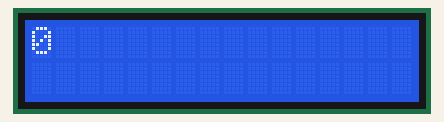
Simulated run of this sketch. Board: Arduino Uno, built with avr-gcc and run on an emulated ATmega328P. Parts: 16×2 character LCD.

Above: at 0.1 s.
At 4.1 s:
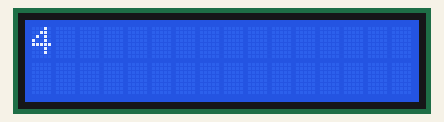
At 9.1 s:
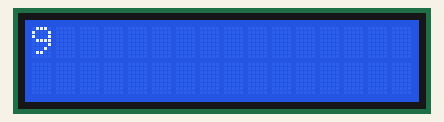
At 19.1 s:
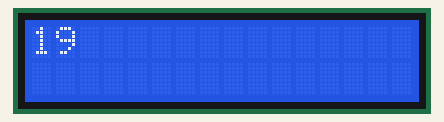
At 28.1 s:
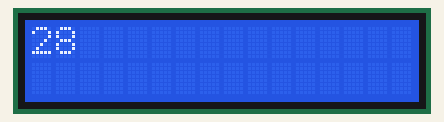
At 38.1 s:
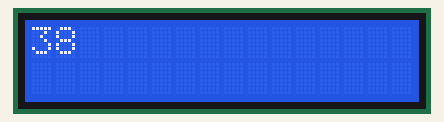

Measured:
- what the display in image 1 shows lasts 1.0 s, from 4.1 s to 5.1 s

The sketch:

sketch_sep08d.ino
```cpp
#include<LiquidCrystal.h>
int x=0;
LiquidCrystal lcd(6, 5, 4,3,2,1);
void setup() {
  lcd.begin(16, 2);
}
void loop() {
  lcd.setCursor(0, 0);
  lcd.print(x);
  x++;
  delay(1000);
}
```
